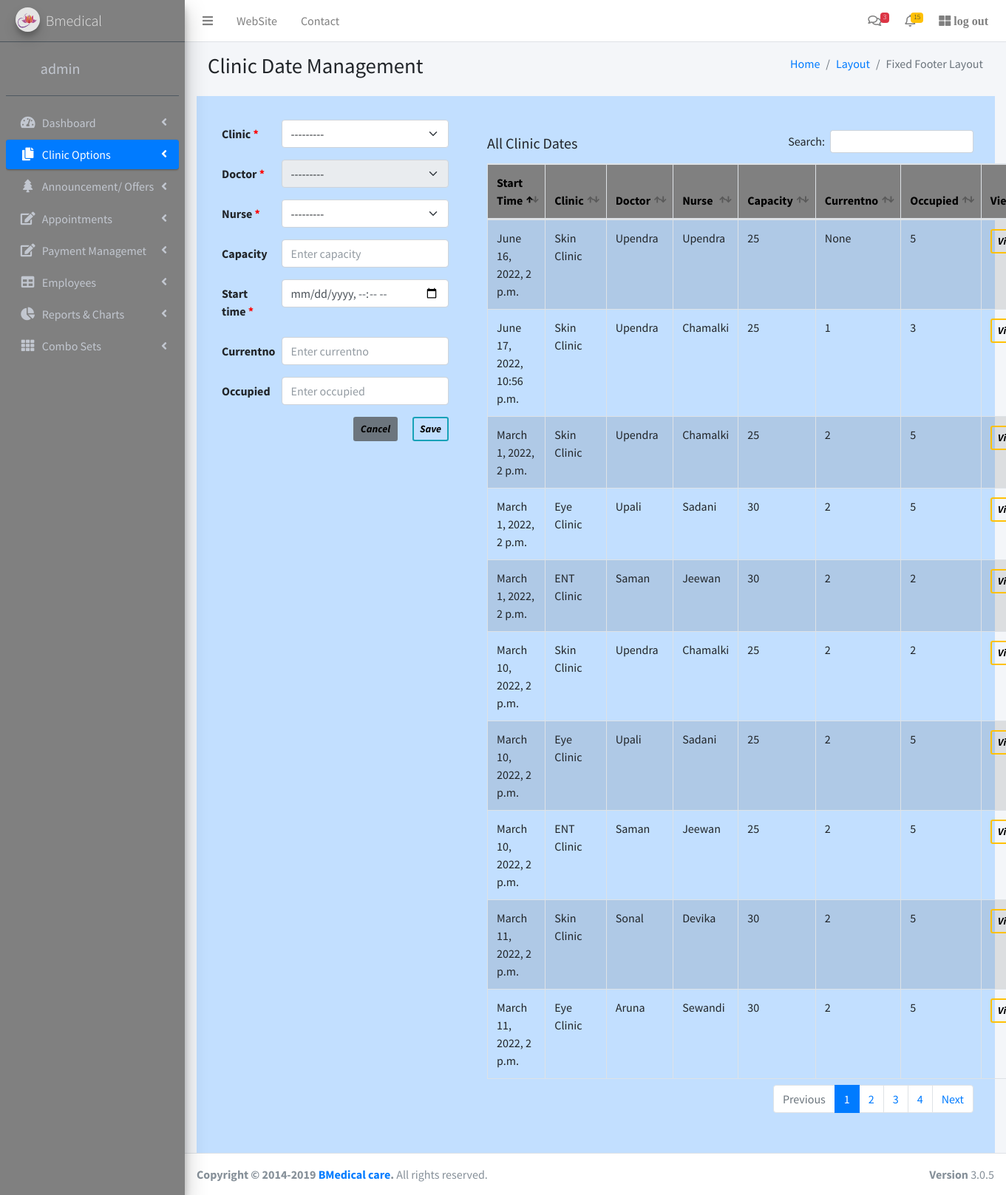
The page /appsample/clinicDates/ (signed in) on the database its author committed.
### appsample/models.py (models this page shows, shortened)
class ClinicDate(models.Model):
	clinic = models.ForeignKey(Clinic, on_delete=models.CASCADE)
	doctor = models.ForeignKey(Employee, on_delete=models.CASCADE, null=True, related_name = 'clinic_dates_as_doctor')
	nurse = models.ForeignKey(Employee, on_delete=models.CASCADE, null=True, related_name ='clinic_dates_as_nurse')
	capacity = models.IntegerField( null=True, blank=True,)
	start_time =models.DateTimeField(null=True)
	currentno = models.IntegerField( null=True, blank=True,)
	occupied = models.IntegerField( null=True, blank=True,)

class Clinic(models.Model):
	name = models.CharField(max_length = 255)
	designation = models.ForeignKey(Designation, on_delete=models.CASCADE, null=True,)
	def __str__ (self):
		return self.name

class Employee(models.Model):
	photo = models.ImageField(null=True, blank=True, upload_to='appsample/profile_photos')
	user = models.OneToOneField(User, on_delete = models.CASCADE, primary_key = True)
	nameTitle = models.ForeignKey(NameTitle, on_delete=models.CASCADE)
	first_name = models.CharField(max_length = 100, validators=[RegexValidator(regex='^\w+$', message='name cannot contain symbles and spaces')])
	second_name = models.CharField(max_length = 100, validators=[RegexValidator(regex='^\w+$', message='name cannot contain symbles and spaces')])
	nic = models.CharField(max_length = 12, validators=[RegexValidator(regex=r'^(?:19|20)?\d{2}[0-9]{10}|[0-9]{9}[x|X|v|V]$', message='Enter Correct NIC ')])
	dob = models.DateField()
	gender = models.CharField(max_length = 10)
	mobile1 = models.CharField(max_length = 10)
	mobile2 = models.CharField(max_length = 10)
	email = models.TextField()
	civilStatus = models.ForeignKey(CivilStatus, on_delete=models.CASCADE,)
	etf_no = models.CharField(max_length = 10, null=True, blank=True,)
	designation = models.ForeignKey(Designation, on_delete=models.CASCADE)
	slmc_no = models.CharField(max_length = 10, null=True, blank=True,)
	address = models.TextField()
	fee= models.DecimalField(max_digits=8, decimal_places=2, null=True, blank=True,)
	def __str__ (self):  # java wla tooltip wage
		return self.user.username

### appsample/decorators.py (the view)
		def wrapper_func(request, *args, **kwargs):
			if request.user.is_superuser or request.user.groups.filter(name__in =roles).exists():
				return view_func(request, *args, **kwargs)
			else:
				return HttpResponse('you are not authorized')

### appsample/forms.py
class ClinicDateForm(ModelForm):
	class Meta:
		model = ClinicDate
		fields = '__all__'
		widgets = {
			'start_time':DateTimeInput(attrs = {'class':'form-control ', 'placeholder':'yyyy-mm-dd', 'type':'Datetime-local'}), #, 'min':'2022-06-01T08:30'
			'doctor':Select(attrs = {'class':'form-select', 'disabled':''}),
			'nurse':Select(attrs = {'class':'form-select' }),
			'clinic':Select(attrs = {'class':'form-select', 'placeholder':'Insert the Clinic'}),
			'capacity':TextInput(attrs = {'class':'form-control', 'placeholder':'Enter capacity'}),
			'currentno':TextInput(attrs = {'class':'form-control', 'placeholder':'Enter currentno'}),
			'occupied':TextInput(attrs = {'class':'form-control', 'placeholder':'Enter occupied'}),
		}

### appsample/templates/clinicDate.html (shortened to what this page needs)
{% extends 'main.html' %}
{% load static %}
{% block content %}
<section class="content-header">
  <div class="container-fluid">
    <div class="row mb-2">
      <div class="col-sm-6">
        <h1>Clinic Date Management</h1>
      </div>
      <div class="col-sm-6">
        <ol class="breadcrumb float-sm-right">
          <li class="breadcrumb-item"><a href="#">Home</a></li>
          <li class="breadcrumb-item"><a href="#">Layout</a></li>
          <li class="breadcrumb-item active">Fixed Footer Layout</li>
        </ol>
      </div>
    </div>
  </div>
</section>
<div style="background-color:#C2DFFF;"  >
<div class="row">
    <div class=" p-3 my-3  col-md-4"  >
			<form method = "POST"  style="margin-left:10px;" class="pl-3">
	        {% for field in form %}
	         <div class="row mb-3" >
	            <label  class="col-sm-3 col-form-label fw-bold" for="{{field.auto_id}}">
	                {{field.label}}
	                {% if field.field.required %} <span style="color:red;">*</span>{% endif %}
	            </label>
	            <div class="col-sm-9" >
	                 {{field}}
	            </div>
	        </div>
	        {% endfor %}
	        {% if perms.appsample.view_clinicdate %}
					<input type="submit" value="Save " name="save" style="color: black; margin-left:20px;" class="btn btn-outline-info  border-2 fw-bold btn-sm fst-italic float-end">
					<input type="reset"  value="Cancel" style="color: black" class="btn btn-secondary  border-2 fw-bold btn-sm fst-italic float-end">
					{% endif %}
			</form>
    </div>
		<div class="p-3 my-3  col-md-8  " >
			<div class="card-body" style="background-color:#C2DFFF;">
			<h5 style="margin-bottom: -30px;">All Clinic Dates</h5>
			<table id="example1" class="table table-bordered table-striped table-hover " >
			  <thead style="background-color:gray; color:black;">
			  <tr>
          <th>Start Time</th>
          <th>Clinic</th>
          <th>Doctor </th>
          <th>Nurse </th>
          <th>Capacity</th>
          <th>Currentno</th>
          <th>Occupied</th>
          <th>View</th>
			  </tr>
			  </thead>
			  <tbody>
        {% for d in page.object_list %}
				<tr>
					<td>{{d.start_time}}</td>
					<td>{{d.clinic}}</td>
					<td>{{d.doctor}}</td>
					<td>{{d.nurse}}</td>
					<td>{{d.capacity}}</td>
					<td>{{d.currentno}}</td>
					<td>{{d.occupied}}</td>
					<td>
							<a class="btn btn-outline-warning btn-sm border-2 fst-italic fw-bold" href = "{{d.id}}" style="color: black;" >View</a>
					</tr>
					{% endfor %}
         	</tbody>
			</table>
		</div>
    </div>
</div>
</div>
{% endblock %}

### appsample/templates/main.html (shortened to what this page needs)
<!DOCTYPE html>
<html>
{% load static %}
	<head>
		<link href="https://cdn.jsdelivr.net/npm/bootstrap@5.1.1/dist/css/bootstrap.min.css"
		rel="stylesheet"
>
		  <link rel="stylesheet" href="https://stackpath.bootstrapcdn.com/bootstrap/4.1.3/css/bootstrap.min.css" >
      <link rel="stylesheet" href="https://cdnjs.cloudflare.com/ajax/libs/Chart.js/2.8.0/Chart.min.css" >
  		<link rel="stylesheet" href="https://use.fontawesome.com/releases/v5.6.1/css/all.css" >
	   	<link href="https://cdn.jsdelivr.net/npm/bootstrap@5.1.1/dist/css/bootstrap.min.css" rel="stylesheet">
      <link rel="stylesheet" href="{% static 'plugins/fontawesome-free/css/all.min.css' %}">
      <link rel="stylesheet" href="https://code.ionicframework.com/ionicons/2.0.1/css/ionicons.min.css">
      <link rel="stylesheet" href="{% static 'dist/css/adminlte.min.css' %}">
      <link rel="stylesheet" href="{% static 'plugins/datatables-bs4/css/dataTables.bootstrap4.min.css' %}">
      <link rel="stylesheet" href="{% static 'plugins/datatables-responsive/css/responsive.bootstrap4.min.css' %}">
      <link rel="stylesheet" href="{% static 'dist/css/adminlte.min.css' %}">
      <link href="https://cdn.jsdelivr.net/npm/select2@4.1.0-rc.0/dist/css/select2.min.css" rel="stylesheet" />
	</head>
	<body class="hold-transition sidebar-mini layout-footer-fixed">
<div class="wrapper">
  <nav class="main-header navbar navbar-expand navbar-white navbar-light">
    <ul class="navbar-nav">
      <li class="nav-item">
        <a class="nav-link" data-widget="pushmenu" href="#" role="button"><i class="fa fa-bars"></i></a>
      </li>
      <li class="nav-item d-none d-sm-inline-block">
        <a href="{% url 'dashboard' %}" class="nav-link">WebSite</a>
      </li>
      <li class="nav-item d-none d-sm-inline-block">
        <a href="#" class="nav-link">Contact</a>
      </li>
    </ul>
    <ul class="navbar-nav ml-auto">
      <li class="nav-item dropdown">
        <a class="nav-link" data-toggle="dropdown" href="#">
          <i class="far fa-comments"></i>
          <span class="badge badge-danger navbar-badge">3</span>
        </a>
      </li>
      <li class="nav-item dropdown">
        <a class="nav-link" data-toggle="dropdown" href="#">
          <span class="badge badge-warning navbar-badge">15</span>
        </a>
      </li>
      <li class="nav-item">
        <a class="nav-link" href="{% url 'logout' %}" > <i class="fas fa-th-large"> log out </i>
        </a>
      </li>
    </ul>
  </nav>
<aside class="main-sidebar sidebar-dark-primary elevation-4" style="background-color: gray;" >
    <a href="../../index3.html" class="brand-link">
      <img src="{% static 'dist/img/lotus.png' %}"
           class="brand-image img-circle elevation-3"
           style="opacity: .8">
      <span class="brand-text font-weight-light">Bmedical</span>
    </a>
    <div class="sidebar">
      <div class="user-panel mt-3 pb-3 mb-3 d-flex">
        <div class="image">
        </div>
        <div class="info">
          <a href="#" class="d-block ml-4 fs-5">{{request.user}}</a>
        </div>
      </div>
      <nav class="mt-2">
        <ul class="nav nav-pills nav-sidebar flex-column" data-widget="treeview" role="menu" data-accordion="false">
          <li class="nav-item has-treeview">
            <a href="{% url 'dashboard' %}" class="nav-link">
              <i class="nav-icon fas fa-tachometer-alt"></i>
              <p>
                Dashboard
                <i class="right fas fa-angle-left"></i>
              </p>
            </a>
          </li>
          <li class="nav-item has-treeview ">
            <a href="#" class="nav-link active">
              <i class="nav-icon fas fa-copy"></i>
              <p>
                Clinic Options
                <i class="fas fa-angle-left right"></i>
              </p>
            </a>
          </li>
          <li class="nav-item has-treeview">
            <a href="#" class="nav-link">
              <i class="nav-icon fas fa-tree"></i>
              <p>
                Announcement/ Offers
                <i class="fas fa-angle-left right"></i>
              </p>
            </a>
          </li>
          <li class="nav-item has-treeview">
            <a href="#" class="nav-link">
              <i class="nav-icon fas fa-edit"></i>
              <p>
                Appointments
                <i class="fas fa-angle-left right"></i>
              </p>
            </a>
          </li>
          <li class="nav-item has-treeview">
            <a href="#" class="nav-link">
              <i class="nav-icon fas fa-edit"></i>
              <p>
                Payment Managemet
                <i class="fas fa-angle-left right"></i>
              </p>
            </a>
          </li>
          <li class="nav-item has-treeview">
            <a href="#" class="nav-link">
              <i class="nav-icon fas fa-table"></i>
              <p>
                Employees
                <i class="fas fa-angle-left right"></i>
              </p>
            </a>
          </li>
          <li class="nav-item has-treeview">
            <a href="#" class="nav-link">
              <i class="nav-icon fas fa-chart-pie"></i>
              <p>
                Reports & Charts
                <i class="right fas fa-angle-left"></i>
              </p>
            </a>
          </li>
          <li class="nav-item has-treeview">
            <a href="#" class="nav-link">
              <i class="nav-icon fas fa-th"></i>
              <p>
                Combo Sets
                <i class="fas fa-angle-left right"></i>
              </p>
            </a>
          </li>
        </ul>
      </nav>
    </div>
</aside>
  <div class="content-wrapper">
    <section class="content">
      <div class="container-fluid">
        <div class="row">
          <div class="col-12">
            {% block content%}
            {% endblock %}
          </div>
        </div>
      </div>
    </section>
  </div>
  <footer class="main-footer">
    <div class="float-right d-none d-sm-block">
      <b>Version</b> 3.0.5
    </div>
    <strong>Copyright &copy; 2014-2019 <a href="#">BMedical care</a>.</strong> All rights
    reserved.
  </footer>
</div>
</body>
</html>

### rows shown on the page
ClinicDate: start_time "March 1, 2022, 2 p.m.", clinic "Skin Clinic", doctor "Upendra", nurse "Chamalki", capacity "25", currentno "2", occupied "5"
ClinicDate: start_time "March 1, 2022, 2 p.m.", clinic "Eye Clinic", doctor "Upali", nurse "Sadani", capacity "30", currentno "2", occupied "5"
ClinicDate: start_time "March 1, 2022, 2 p.m.", clinic "ENT Clinic", doctor "Saman", nurse "Jeewan", capacity "30", currentno "2", occupied "2"
ClinicDate: start_time "March 10, 2022, 2 p.m.", clinic "Skin Clinic", doctor "Upendra", nurse "Chamalki", capacity "25", currentno "2", occupied "2"
ClinicDate: start_time "March 10, 2022, 2 p.m.", clinic "Eye Clinic", doctor "Upali", nurse "Sadani", capacity "25", currentno "2", occupied "5"
ClinicDate: start_time "March 10, 2022, 2 p.m.", clinic "ENT Clinic", doctor "Saman", nurse "Jeewan", capacity "25", currentno "2", occupied "5"
ClinicDate: start_time "March 11, 2022, 2 p.m.", clinic "Skin Clinic", doctor "Sonal", nurse "Devika", capacity "30", currentno "2", occupied "5"
ClinicDate: start_time "March 11, 2022, 2 p.m.", clinic "Eye Clinic", doctor "Aruna", nurse "Sewandi", capacity "30", currentno "2", occupied "5"
ClinicDate: start_time "June 17, 2022, 10:56 p.m.", clinic "Skin Clinic", doctor "Upendra", nurse "Chamalki", capacity "25", currentno "1", occupied "3"
ClinicDate: start_time "June 16, 2022, 2 p.m.", clinic "Skin Clinic", doctor "Upendra", nurse "Upendra", capacity "25", currentno "None", occupied "5"

### other values the page prints
{{ request.user }} "admin"
{{ field.label }} "Clinic" "Doctor" "Nurse" "Capacity" "Start time" "Currentno" "Occupied"
